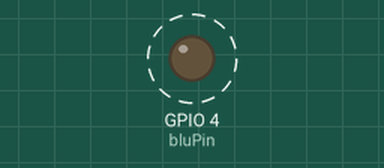
Simulated run of this sketch. Board: ESP32. On the bench: output pins drawn as LEDs (lit = HIGH). Dashed ring = blinking.

Above: at 0.5 s.
Timing chart, 0 to 4.6 s (numbered marks = the images above):
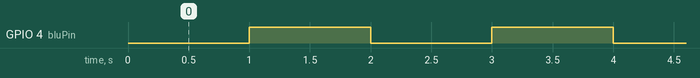

Measured:
- by itself, GPIO 4 (bluPin): alternates HIGH for 1.0 s and LOW for 1.0 s

The sketch:

MP7.ino
```cpp
const uint8_t bluPin = 4;

// timer frequency
#define TM_FREQ_1MHZ 1000000
// value for timer
#define VAL_1S 1000000
// auto reload
#define AUTO_RELOAD true
// timer number of autoreloads (0 = unlimited)
#define RELOADS_NUM 0
// timer handle
hw_timer_t *timer_hw = NULL;

void ARDUINO_ISR_ATTR TIMER_ISR() {
  digitalWrite(bluPin, !digitalRead(bluPin));
}

void setup() {
  // put your setup code here, to run once:
  pinMode(bluPin, OUTPUT);

  // timer init
  while (NULL == timer_hw) {
    timer_hw = timerBegin(TM_FREQ_1MHZ);
  }
  timerAttachInterrupt(timer_hw, &TIMER_ISR);
  timerAlarm(timer_hw, VAL_1S, AUTO_RELOAD, RELOADS_NUM);
}

void loop() {
  // put your main code here, to run repeatedly:
}
```
